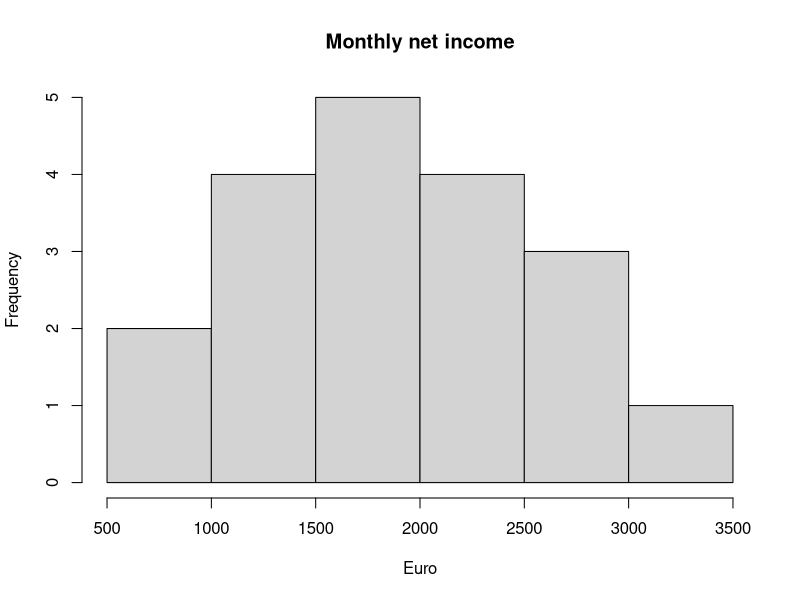
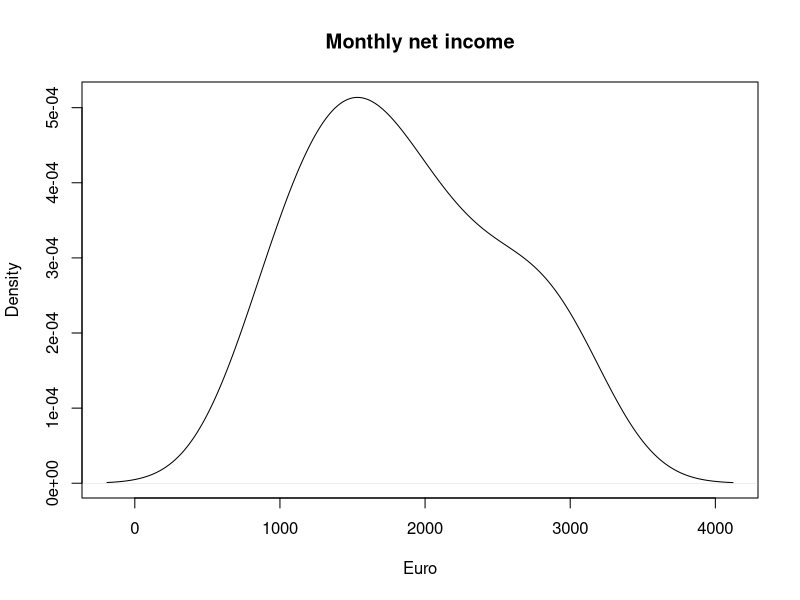
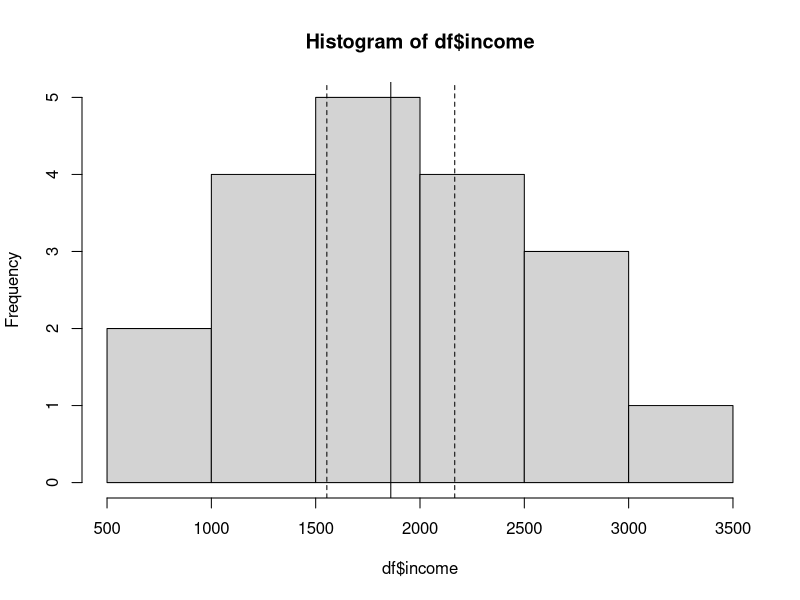
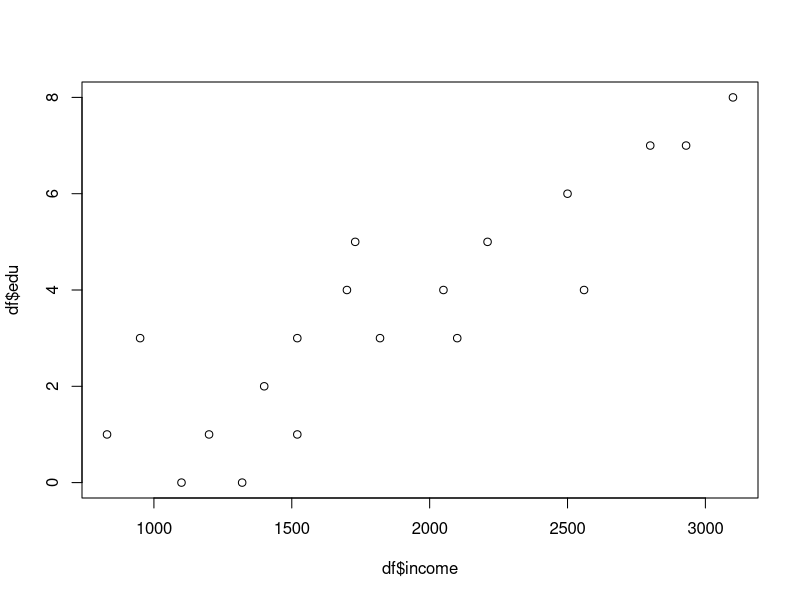
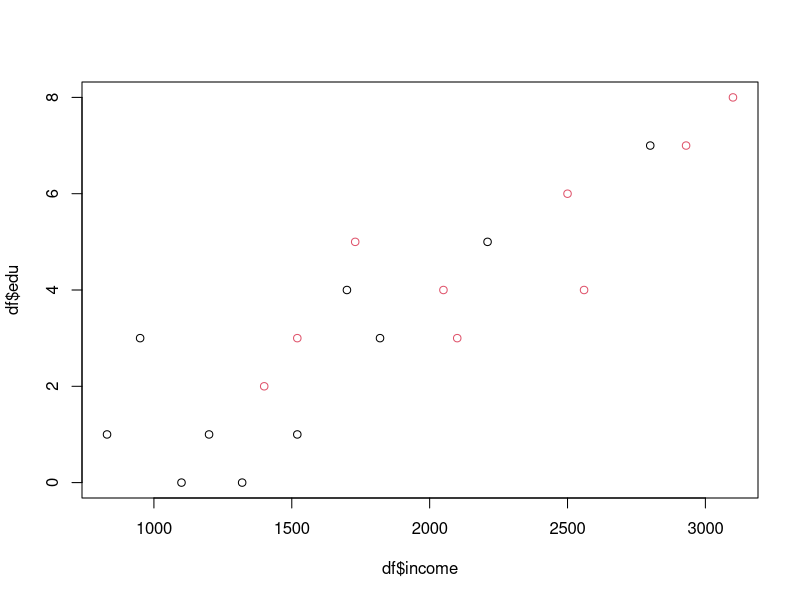
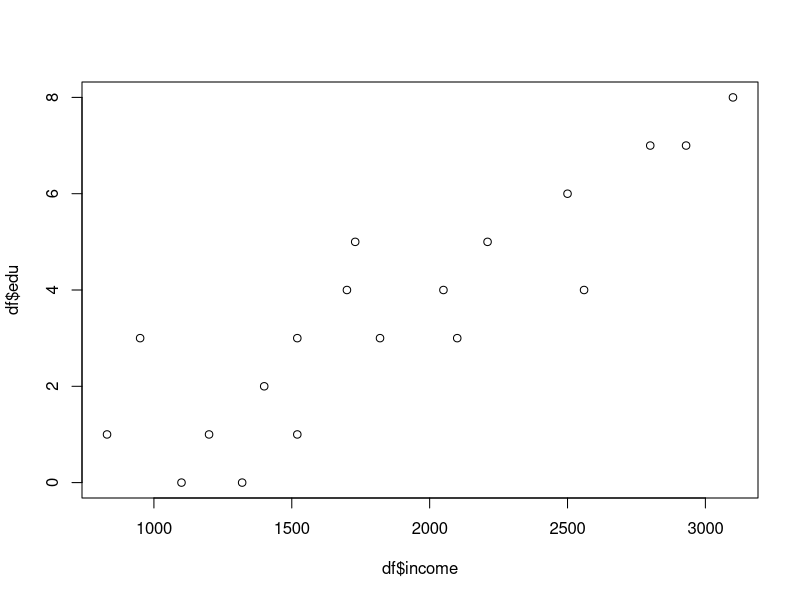
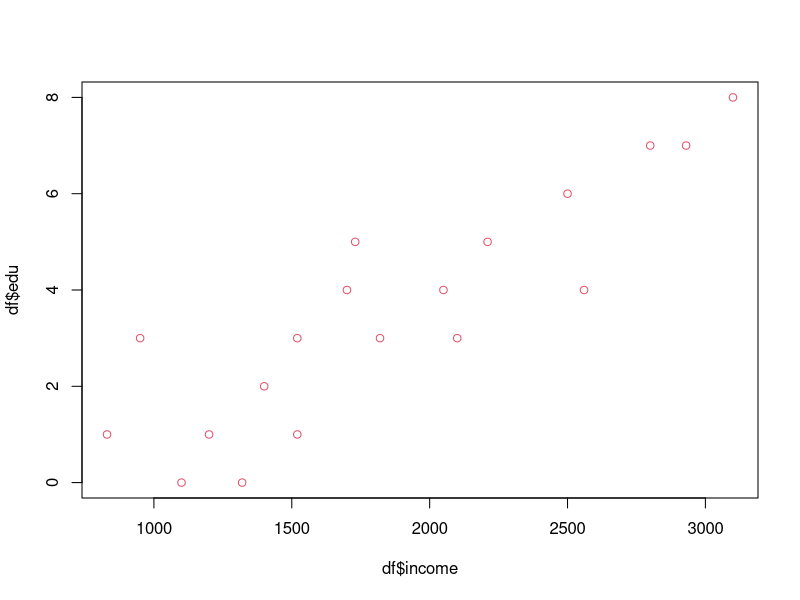
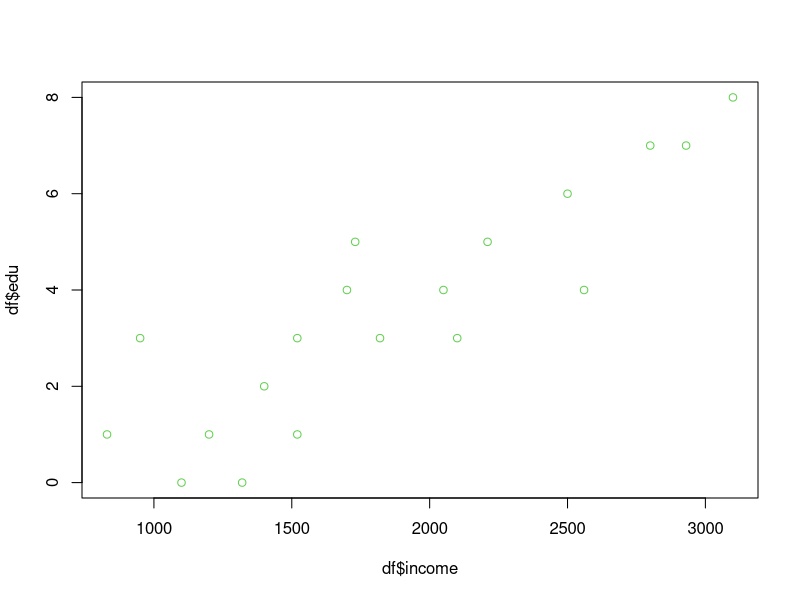

Here is the R script that generated these plots, in order:
# Applied Statistical Analysis I      
# Tutorial 2: Hypothesis testing, experiments, difference in means                       

# Get working directory
getwd()

# Set working directory 
setwd("D:/TCD_courses/2024_2025Autumn/Applied StatsQuant Methods I_Fall 2024/tutorials/02")
getwd()

# Agenda
# (a.) Descriptive analysis
# (b.) Confidence intervals
# (c.) Significance test for a mean
# (d.) Significance test for a difference in means

### Research Question -----------
# Is there a relationship between education and income?

# Load data 
df <- read.csv("fictional_data.csv")

# Selection of variables
# Education: University level education in years
# Income: Monthly net income
# Capital: Whether the person lives in capital or not

### (a.) Descriptive analysis ----------

# First step, look at data
View(df)
head(df)
str(df) # Structure of R object
?str

mean(df$income) # Central tendency, mean
var(df$income) # Variability, variance
sd(df$income) # Variability, standard deviation
sd(df$income)/sqrt(length(df$income)) # Variability, standard **error**

# Step by step
df$income # Access variable
length(df$income) # Number of observations
sqrt(length(df$income)) # Take square root
sqrt(19)

# Get summary statistics for entire dataset
summary(df)

# Some quick visualizations, to look at distribution
hist(df$income,
     #breaks = 20,
     main="Monthly net income",
     xlab="Euro")

plot(density(df$incom),
     main="Monthly net income",
     xlab="Euro")

# Which kind of inferences can we make with regards to the population,
# based on the sample data?
mean(df$income) # Sample mean is estimate for population mean
sd(df$income)/sqrt(length(df$income)) 
# Standard **error** (Sample standard deviation adjusted by sample size)
# is estimate for standard deviation of the sampling distribution

# Why do we need standard error? --> to calculate measures of
# uncertainty for our point estimate (e.g., confidence intervals, and p-values)

# (b.) Confidence intervals --------
# Definition: Point estimate +/- Margin of error, 
# where margin of error is a multiple of the standard error

# What do we need?
mean(df$income) # Point estimate
sd(df$income)/sqrt(length(df$income)) # Standard error

# How to find the multiple?
# Looking at the normal distribution, we see that 
# 95% of observations lie within +/-1.96 (approximately 2)
# standard errors of point estimate 

# The **approximate** solution 
# Lower bound, 95 confidence level
lower_95 = mean(df$income) - (1.96*sd(df$income)/sqrt(length(df$income)))


# Upper bound, 95 confidence level
upper_95 = mean(df$income) + (1.96*sd(df$income)/sqrt(length(df$income)))


# Print
lower_95
mean(df$income)
upper_95


# The **precise** solution, using normal distribution
# Lower bound, 95 confidence level
lower_95_n <- qnorm(0.025, 
                    mean = mean(df$incom), 
                    sd = (sd(df$income)/sqrt(length(df$income))))

# Upper bound, 95 confidence level
upper_95_n <- qnorm(0.975,
                    mean = mean(df$income),
                    sd = (sd(df$incom)/sqrt(length(df$income))))

# Step by step
?qnorm
qnorm(0.025) # value for first 2.5%
qnorm(0.975) # value last 2.5%
qnorm(0.025, mean = 2, sd = 0.4) # Change mean and standard error


# Print
lower_95_n
mean(df$income)
upper_95_n

# How to calculate 99% confidence intervals?
# When to use normal distribution and when to use t distribution?

# The **precise** solution, using t distribution
t_score <- qt(0.995, df=length(df$income)-1)
lower_99_t <- mean(df$income)-(t_score)*(sd(df$income)/sqrt(length(df$income)))
upper_99_t <- mean(df$income)+(t_score)*(sd(df$income)/sqrt(length(df$income)))

# Step by step 
?qt
# This gives the critical value for the t-statistics of the 0.5th quantile in the 
## lower tail of the t-distribution with length(df$income)-1) degree of freedom. 
qt(0.005, df = length(df$income)-1) # critical value for first 0.5%
qt(0.995, df = length(df$income)-1) # last 0.5%
qt(0.005, df = length(df$income)-1, lower.tail = FALSE) # last 0.5%


# Print
lower_99_t
mean(df$income)
upper_99_t


# Update Histogram 
hist(df$income)
abline(v=mean(df$income), col="black")
abline(v=lower_95, col="black", lty="dashed")
abline(v=upper_95, col="black", lty="dashed")

# Is there a relationship between education and income?



# Scatter plot 
plot(df$income, df$edu)
plot(df$income, df$edu,
     col=df$cap+1) # Color over third variable (+1, because first color in R is white)

plot(df$income, df$edu,
     col=1) 

plot(df$income, df$edu,
     col=2) 

plot(df$income, df$edu,
     col=3) 


# Improve visualization and save
png(file="output/scatter_plot.png")
plot(df$edu,
     df$income,
     col=df$cap+1,
     ylab="Monthly net income (in Euro)",
     xlab="University level education (in years)",
     main="The Relationship between Education and Income")


# Add legend
legend(0,3000, # x and y position of legend
       legend=c("Capital", "Non capital"),
       col=c("red", "black"),
       pch=1,        # Marker type (1 is default)
       cex = 0.5) 
dev.off()



# Boxplot
boxplot(df$income ~ df$cap, 
        main="Boxplot of Income by place of residence",
        ylab="Euro",
        xlab="Place of residence",
        names=c("Non capital", "Capital"))

# (c.) Significance test for a mean ------

# What is the average monthly income in Ireland
# According to a quick Google search, it is 3034
# How does our sample compare to the population, 
# being the working population in Ireland?

t.test(df$income, mu = 3034)
?t.test
t.test(df$income, mu = 3034, alternative = "less")

# We also found a much easier way to calculate the confidence intervals (!)
t.test(df$income, conf.level = 0.99, alternative = "two.sided")

# Let's double check
lower_99_t
mean(df$income)
upper_99_t


# (d.) Significance test for a difference in means ------

# On average, do people earn differently in the capital
# compared to people who do not reside in the capital?

# Calculate means for subgroups
mean(df[df$cap==0, ]$income)
mean(df[df$cap==1, ]$income)

# Step by step
df$cap 
df$cap==0 # Only consider cases with cap==0 
df[df$cap==0, ] # Subsetting rows accordingly
df[df$cap==0, ]$income # Access variable
mean(df[df$cap==0, ]$income) # Calculate mean

# t-test
t.test(df$income ~ df$cap, alternative = "two.sided")
?t.test

# On average, do people earn more in the capital
# compared to people who do not reside in the capital?

# t-test
t.test(df$income ~ df$cap, alternative = "less")


t.test(df$income ~ df$cap, alternative = "greater")










